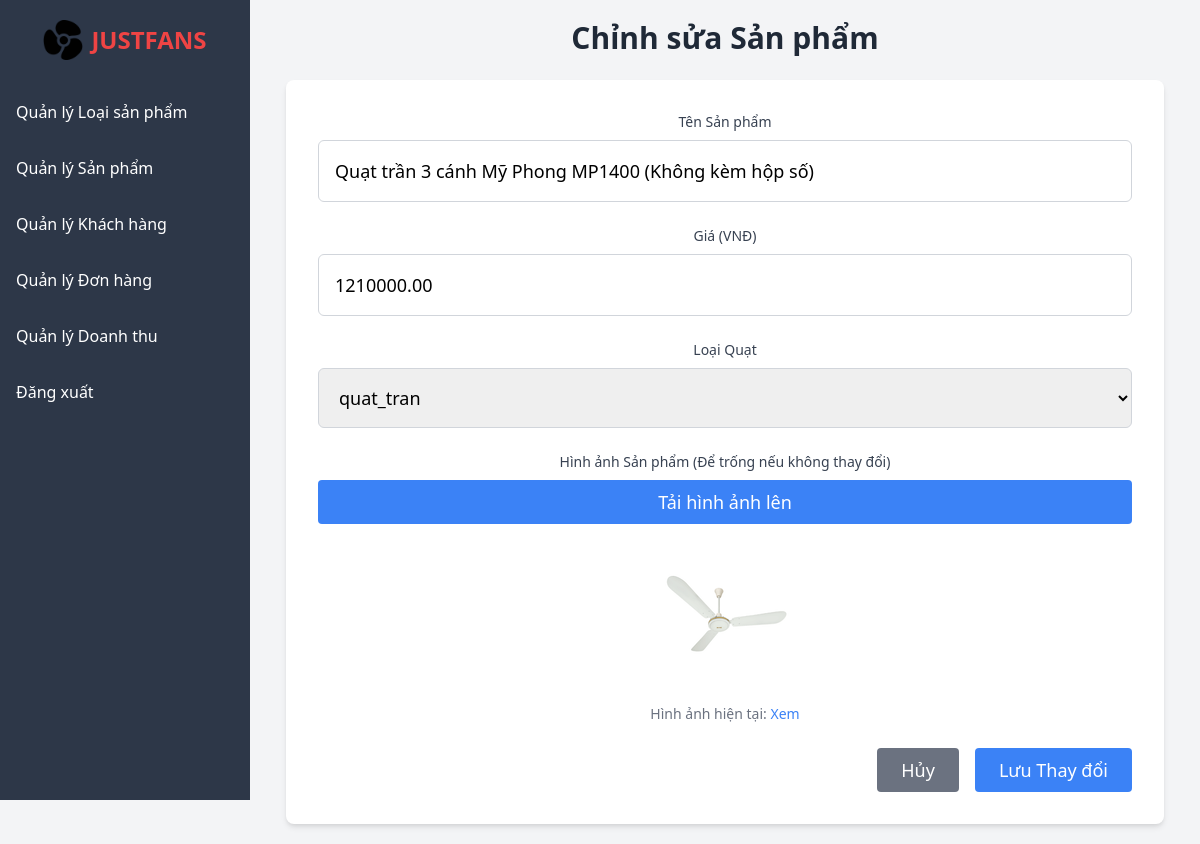
Screenshot of /admin/view/product_edit.php?product_id=601 (signed in) with the database file from the repository.
### tables this page shows
CREATE TABLE `product` (
  `product_id` int(11) NOT NULL,
  `product_name` varchar(100) NOT NULL,
  `category_id` int(11) NOT NULL,
  `price` decimal(12,2) NOT NULL,
  `picture` varchar(255) NOT NULL,
  `discount_id` int(11) DEFAULT NULL
);

CREATE TABLE `category` (
  `category_id` int(11) NOT NULL,
  `category_name` varchar(50) NOT NULL
);

### admin/view/product_edit.php (the view, shortened to what this page needs)
<?php
include BASE_PATH . 'Demo/db.php';
$product_id = (int)$_GET['product_id'];
$stmt = $conn->prepare("SELECT * FROM product WHERE product_id = ?");
$stmt->bind_param("i", $product_id);
$stmt->execute();
$result = $stmt->get_result();
$product = $result->fetch_assoc();
$categories = [];
$stmt_categories = $conn->prepare("SELECT category_id, category_name FROM category");
$stmt_categories->execute();
$result_categories = $stmt_categories->get_result();
if ($result_categories) {
    while ($row = $result_categories->fetch_assoc()) {
        $categories[] = $row;
    }
}
?>
<h1 class="text-3xl font-bold mb-6 text-gray-800 text-center">Chỉnh sửa Sản phẩm</h1>
<div class="flex justify-center px-2 sm:px-4">
    <div class="bg-white shadow-md rounded-lg p-8 w-full">
        <form method="POST" enctype="multipart/form-data" class="space-y-6" onsubmit="return confirm('Bạn có chắc muốn lưu thông tin này?');">
            <div>
                <label for="product_name" class="block text-sm font-medium text-gray-700 text-center mb-2">Tên Sản phẩm</label>
                <input type="text" name="product_name" id="product_name" value="<?php echo htmlspecialchars($product['product_name']); ?>" class="mt-1 block w-full border border-gray-300 rounded-md p-4 focus:ring-blue-500 focus:border-blue-500 text-lg" required>
            </div>
            <div>
                <label for="price" class="block text-sm font-medium text-gray-700 text-center mb-2">Giá (VNĐ)</label>
                <input type="number" name="price" id="price" value="<?php echo htmlspecialchars($product['price']); ?>" class="mt-1 block w-full border border-gray-300 rounded-md p-4 focus:ring-blue-500 focus:border-blue-500 text-lg" required step="0.01">
            </div>
            <div>
                <label for="category_id" class="block text-sm font-medium text-gray-700 text-center mb-2">Loại Quạt</label>
                <select name="category_id" id="category_id" class="mt-1 block w-full border border-gray-300 rounded-md p-4 focus:ring-blue-500 focus:border-blue-500 text-lg" required>
                    <?php foreach ($categories as $category): ?>
                        <option value="<?php echo htmlspecialchars($category['category_id']); ?>" <?php echo ($product['category_id'] == $category['category_id']) ? 'selected' : ''; ?>>
                            <?php echo htmlspecialchars($category['category_name']); ?>
                        </option>
                    <?php endforeach; ?>
                </select>
            </div>
            <div>
                <label class="block text-sm font-medium text-gray-700 text-center mb-2">Hình ảnh Sản phẩm (Để trống nếu không thay đổi)</label>
                <div class="relative">
                    <button type="button" onclick="document.getElementById('picture').click()" class="mt-1 block w-full bg-blue-500 text-white py-2 px-4 rounded hover:bg-blue-600 text-lg">Tải hình ảnh lên</button>
                </div>
                <div id="imagePreview" class="mt-4 text-center">
                    <img id="preview" src="<?php echo htmlspecialchars($product['picture']); ?>" alt="Hình ảnh hiện tại" class="max-w-xs mx-auto" style="display: block;">
                </div>
                <p class="text-sm text-gray-500 mt-1 text-center">Hình ảnh hiện tại: <a href="<?php echo htmlspecialchars($product['picture']); ?>" target="_blank" class="text-blue-500">Xem</a></p>
            </div>
            <div class="flex justify-end space-x-4">
                <a href="products.php" class="bg-gray-500 text-white py-2 px-6 rounded hover:bg-gray-600 text-lg">Hủy</a>
                <button type="submit" class="bg-blue-500 text-white py-2 px-6 rounded hover:bg-blue-600 text-lg">Lưu Thay đổi</button>
            </div>
        </form>
    </div>
</div>
<?php
require_once 'layout.php';
?>

### rows the page displays
product: product_name "Quạt trần 3 cánh Mỹ Phong MP1400 (Không kèm hộp số)", price "1210000.00", category_id "quat_tran", picture (picture)
